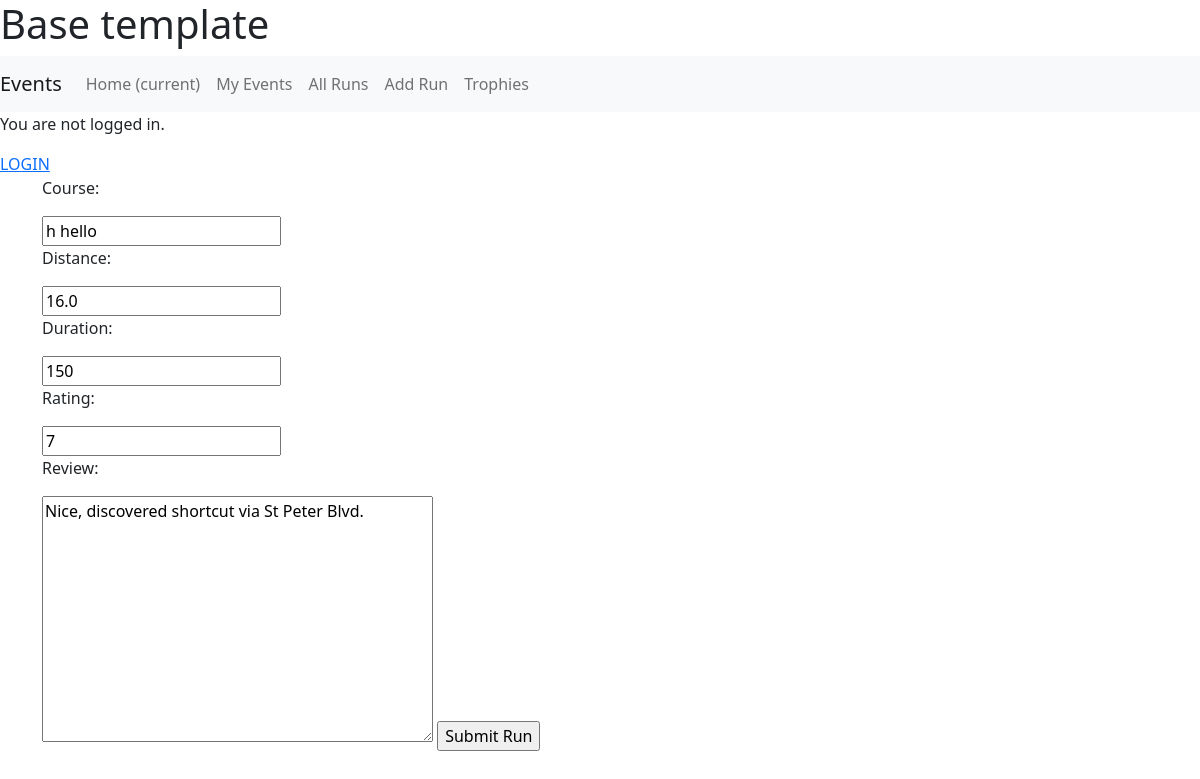
/runs_app/update_run/3/, run on the app's committed database.
### runs_app/models.py (models this page shows, shortened)
class Run(models.Model):
    course = models.CharField(max_length=80)
    distance = models.FloatField(validators=[MinValueValidator(0), MaxValueValidator(500)])
    duration = models.IntegerField(validators=[MinValueValidator(1)])
    rating = models.IntegerField(validators=[MinValueValidator(0), MaxValueValidator(10)])
    review = models.TextField()
    runner = models.ForeignKey(User, on_delete=models.CASCADE)

### runs_app/views.py (the view)
# urls.py: path('update_run/<int:pk>/', RunUpdateView.as_view(), name='update_run'),
class RunUpdateView(UpdateView):
    model = Run
    fields = ['course', 'distance', 'duration', 'rating', 'review']
    success_url = reverse_lazy('runs_app:list_runs')

### runs_app/templates/runs_app/run_form.html (shortened to what this page needs)
{% extends "base.html" %}
{% block content %}
<div class="container">
    <form method="POST">
        {% for field in form %}
            <div class="mb-3">
                {{field.label_tag}}
            </div>
            {{field}}
        {% endfor %}
        <input type="submit" value="Submit Run" />
    </form>
</div>
{% endblock content %}

### data on the page
Run: form "h hello" "16.0" "150" "7" "Nice, discovered shortcut via St Peter Blvd."

### other printed values
{{ field.label_tag }} "Course:" "Distance:" "Duration:" "Rating:" "Review:"
